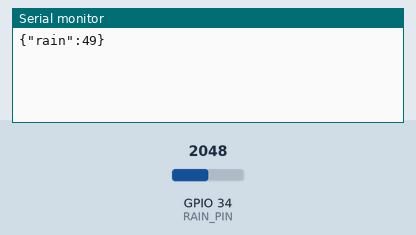
Simulated run of this sketch. Board: ESP32. Shown: the last lines printed to the serial monitor. The test bench sets the inputs (shaded band); at power-on: GPIO 34 (RAIN_PIN) = 2048. WiFi joins after 1.5 s; servers stay silent unless stated; no MQTT or app messages arrive unless stated.

Above: at 2.7 s.
2.8 s: GPIO 34 (RAIN_PIN) set to 2866
At 5.7 s:
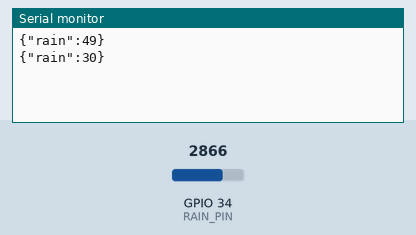
6.6 s: GPIO 34 (RAIN_PIN) set to 3603
At 8.0 s:
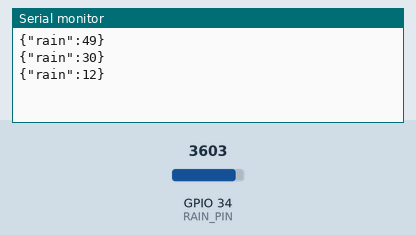
Timing chart, 0 to 9.6 s (numbered marks = the images above; inputs shaded):
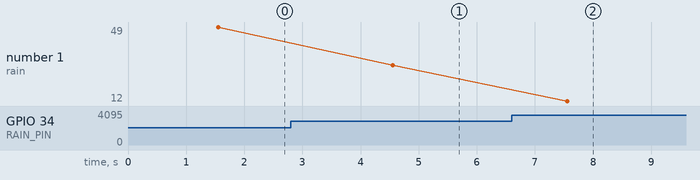

Measured:
- after the input at 2.8 s, the serial monitor: prints a new line after 1.8 s (image 1)
- after the input at 6.6 s, the serial monitor: prints a new line after 0.95 s (image 2)
- plotted number 1: 49 → 30 after the input at 2.8 s, 30 → 12 after the input at 6.6 s

The sketch:

ESP32_RainSensor.ino
```cpp
#include <WiFi.h>
#include <PubSubClient.h>

// ============================================================================
// WIFI CONFIGURATION
// ============================================================================
const char* WIFI_SSID = "Nord 4";
const char* WIFI_PASSWORD = "viaadamo";

// ============================================================================
// THINGSBOARD MQTT CONFIGURATION
// ============================================================================
const char* TOKEN =
"QNe9ajWLcxaTodvCcBkT";

const char* TB_SERVER =
"";

// ============================================================================
// RAIN SENSOR PIN
// ============================================================================
#define RAIN_PIN 34

// ============================================================================
// GLOBAL OBJECTS
// ============================================================================
WiFiClient wifiClient;

PubSubClient client(wifiClient);

// ============================================================================
// WIFI CONNECTION
// Connects ESP32 to the configured WiFi network
// ============================================================================
void connectWiFi()
{
  WiFi.begin(
    WIFI_SSID,
    WIFI_PASSWORD);

  while (
    WiFi.status() != WL_CONNECTED)
  {
    delay(500);
  }
}

// ============================================================================
// MQTT RECONNECTION
// Keeps attempting connection until ThingsBoard becomes available
// ============================================================================
void reconnect()
{
  while (!client.connected())
  {
    client.connect(
      "RainMonitor",
      TOKEN,
      NULL);
  }
}

// ============================================================================
// SETUP
// Initializes serial communication, WiFi, and MQTT client
// ============================================================================
void setup()
{
  Serial.begin(115200);

  // Connect to WiFi
  connectWiFi();

  // Configure ThingsBoard MQTT server
  client.setServer(
    TB_SERVER,
    1883);
}

// ============================================================================
// MAIN LOOP
// Reads rain sensor data and publishes telemetry to ThingsBoard
// ============================================================================
void loop()
{
  // Ensure MQTT connection is active
  if (!client.connected())
  {
    reconnect();
  }

  client.loop();

  // --------------------------------------------------------------------------
  // Rain Sensor Reading
  // --------------------------------------------------------------------------
  int rainRaw =
    analogRead(RAIN_PIN);

  // --------------------------------------------------------------------------
  // Convert ADC Reading to Rain Percentage
  // 4095 = Dry
  // 0    = Fully Wet
  // --------------------------------------------------------------------------
  int rainPercent =
    map(
      rainRaw,
      4095,
      0,
      0,
      100);

  rainPercent =
    constrain(
      rainPercent,
      0,
      100);

  // --------------------------------------------------------------------------
  // Build JSON Payload
  // --------------------------------------------------------------------------
  String payload =
    "{\"rain\":"
    + String(rainPercent)
    + "}";

  // --------------------------------------------------------------------------
  // Publish Data to ThingsBoard
  // --------------------------------------------------------------------------
  client.publish(
    "v1/devices/me/telemetry",
    payload.c_str());

  // Debug Output
  Serial.println(payload);

  // Update every 3 seconds
  delay(3000);
}
```
